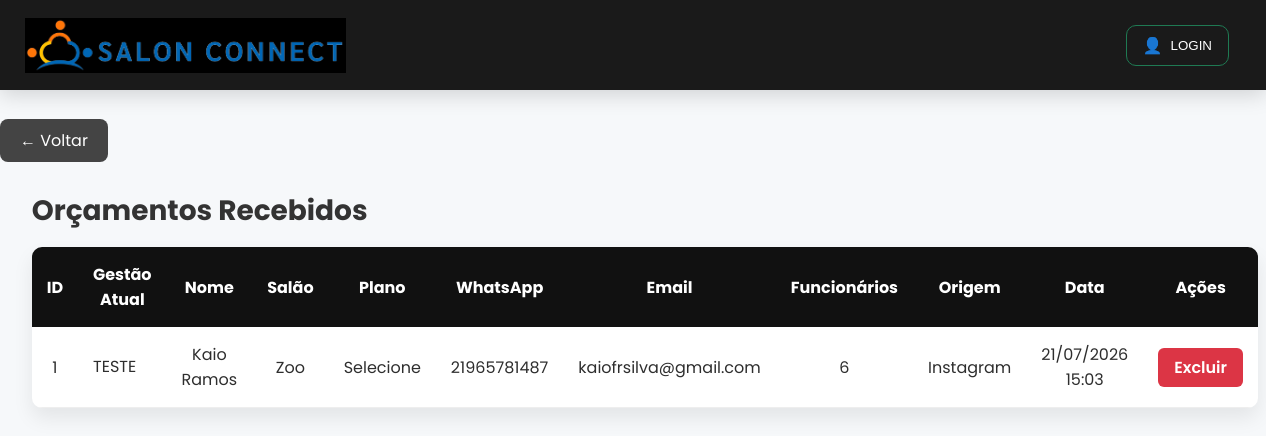
The page /orcamentos on the database its author committed.
### app.py (models this page shows)
class Orcamento(db.Model):
    __tablename__ = "orcamentos"
    id = db.Column(db.Integer, primary_key=True)
    gestao = db.Column(db.Text, nullable=False)
    nome = db.Column(db.String(150), nullable=False)
    email = db.Column(db.String(150), nullable=False)
    whatsapp = db.Column(db.String(30), nullable=False)
    salao = db.Column(db.String(150), nullable=False)
    tamanho = db.Column(db.String(100))
    funcionarios = db.Column(db.Integer)
    origem = db.Column(db.String(100))
    plano = db.Column(db.String(100))
    data = db.Column(db.DateTime, default=datetime.utcnow)

### app.py (the view)
@app.route("/orcamentos")
def listar_orcamentos():
    lista = Orcamento.query.order_by(Orcamento.id.desc()).all()
    return render_template(
        "orcamentos.html",
        lista=lista
    )

### templates/orcamentos.html (shortened to what this page needs)
<html lang="pt-br">
<head>
<link rel="stylesheet" href="{{ url_for('static', filename='css/style.css') }}">
</head>
<body>
<header class="header">
  <div class="nav">
    <div class="logo-area">
      <img src="static/img/logo_preto_hor.png" class="logo">
    </div>
<div id="loginContainer" style="display:flex;align-items:center;gap:12px;">
    <button id="btnLogin" class="btn-login" onclick="toggleLogin()">
        <span class="icon">👤</span>
        LOGIN
    </button>
</div>
</div>
</header>
</head>
<body>
<header>
    <h2>SalonConnect</h2>
<br>
    <a href="/admin" class="voltar">
        ← Voltar
    </a>
</header>
<div class="container">
<h1 class="titulo">
Orçamentos Recebidos
</h1>
{% if lista %}
<table>
<thead>
<tr>
<th>ID</th>
<th>Gestão Atual</th>
<th>Nome</th>
<th>Salão</th>
<th>Plano</th>
<th>WhatsApp</th>
<th>Email</th>
<th>Funcionários</th>
<th>Origem</th>
<th>Data</th>
<th>Ações</th>
</tr>
</thead>
<tbody>
{% for o in lista %}
<tr>
<td>{{ o.id }}</td>
<td class="col-gestao">
    {{ o.gestao }}
</td>
<td>{{ o.nome }}</td>
<td>{{ o.salao }}</td>
<td>{{ o.plano }}</td>
<td>{{ o.whatsapp }}</td>
<td>{{ o.email }}</td>
<td>{{ o.funcionarios }}</td>
<td>{{ o.origem }}</td>
<td>{{ o.data.strftime('%d/%m/%Y %H:%M') }}</td>
<td>
    <a href="/excluir_orcamento/{{ o.id }}"
       onclick="return confirm('Deseja realmente excluir este orçamento?');"
       class="btn-excluir">
        Excluir
    </a>
</td>
</tr>
{% endfor %}
</tbody>
</table>
{% else %}
<div class="semDados">
Nenhum orçamento encontrado.
</div>
{% endif %}
</div>
</body>
</html>

### static/css/style.css (style rules this page uses)
* { margin:0; padding:0; box-sizing:border-box; }
html { scroll-behavior:smooth; scroll-padding-top:90px; }
body { font-family:'Poppins',sans-serif; background:#F6F8FA; color:#2E2E2E; line-height:1.6; overflow-x:hidden; }
:root { --primary:#1F7A53; --primary-hover:#249B6A; --secondary:#F5A623; --dark:#111111; --dark2:#1A1A1A; --background:#F6F8FA; --text:#2E2E2E; --text-light:#6B7280; --radius:16px; --shadow: 0 10px 30px rgba(0,0,0,.10); --shadow-hover: 0 20px 45px rgba(0,0,0,.18); --transition:.35s ease; }
img { max-width:100%; height:auto; display:block; }
a { text-decoration:none; }
h1 { font-size:clamp(2.4rem,5vw,4rem); line-height:1.2; font-weight:700; }
h2 { font-size:clamp(2rem,4vw,3rem); font-weight:700; }
.header { position:fixed; top:0; left:0; width:100%; background:#1A1A1A; z-index:9999; box-shadow: 0 5px 20px rgba(0,0,0,.15); }
.nav { max-width:1300px; margin:auto; height:90px; display:flex; align-items:center; justify-content:space-between; gap:30px; padding:0 25px; }
.logo-area { display:flex; align-items:center; }
.logo { height:55px; transition:.35s; }
.btn-login { display:flex; align-items:center; gap:8px; padding:10px 16px; border-radius:10px; border:1px solid var(--primary); background:transparent; color:white; cursor:pointer; transition:.30s; }
.btn-login .icon { font-size:16px; }
.plano, .item, .depoimento, .btn-enviar, .btn-painel, .btn-login, .btn-orcamento-header { transition:all .35s ease; }
img { user-select:none; }
* { word-wrap:break-word; }
body { overflow-x:hidden; }

### templates/orcamentos.html (style rules this page uses)
.voltar { color:white; text-decoration:none; background:#444; padding:10px 20px; border-radius:8px; }
.container { width:95%; margin:40px auto; }
.titulo { margin-bottom:20px; font-size:28px; color:#333; }
table { width:100%; border-collapse:collapse; background:white; border-radius:10px; overflow:hidden; box-shadow:0 10px 20px rgba(0,0,0,.08); }
th { background:#111; color:white; padding:15px; }
td { padding:15px; border-bottom:1px solid #eee; text-align:center; }
.btn-excluir { background:#dc3545; color:white; padding:8px 16px; border-radius:6px; text-decoration:none; font-weight:600; transition:.3s; }
.col-gestao { max-width:220px; white-space:normal; word-wrap:break-word; line-height:1.5; text-align:left; }

### rows shown on the page
Orcamento: id "1", gestao "TESTE", nome "Kaio Ramos", salao "Zoo", plano "Selecione", whatsapp "21965781487", email "kaiofrsilva@gmail.com", funcionarios "6", origem "Instagram", data "21/07/2026 15:03"
